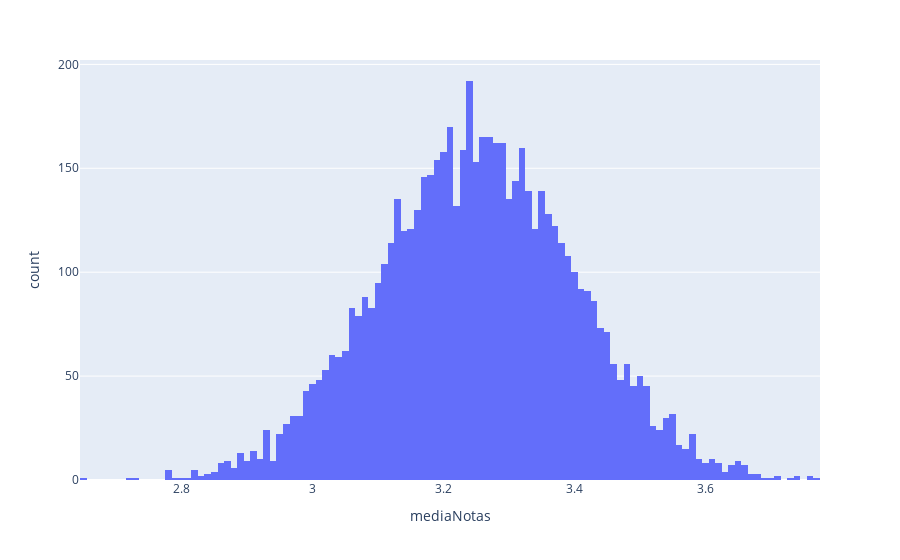

Notebook cell for this chart:
### Code cell
# distribuicao de media de notas

px.histogram(dfAluno, x="mediaNotas")

### Figure 1 — Plotly figure (JSON) as saved in the notebook; plotly's stock layout.template omitted (floating-point values rounded to 4 significant figures; data arrays with more than 128 entries replaced by an {"elided": "..."} marker saying what was removed)
{"data": [{"alignmentgroup": "True", "bingroup": "x", "hovertemplate": "mediaNotas=%{x}<br>count=%{y}<extra></extra>", "legendgroup": "", "marker": {"color": "#636efa", "pattern": {"shape": ""}}, "name": "", "offsetgroup": "", "orientation": "v", "showlegend": false, "type": "histogram", "x": {"elided": "6194 float values"}, "xaxis": "x", "yaxis": "y"}], "layout": {"barmode": "relative", "legend": {"tracegroupgap": 0}, "margin": {"t": 60}, "xaxis": {"anchor": "y", "domain": [0, 1], "title": {"text": "mediaNotas"}}, "yaxis": {"anchor": "x", "domain": [0, 1], "title": {"text": "count"}}}}
